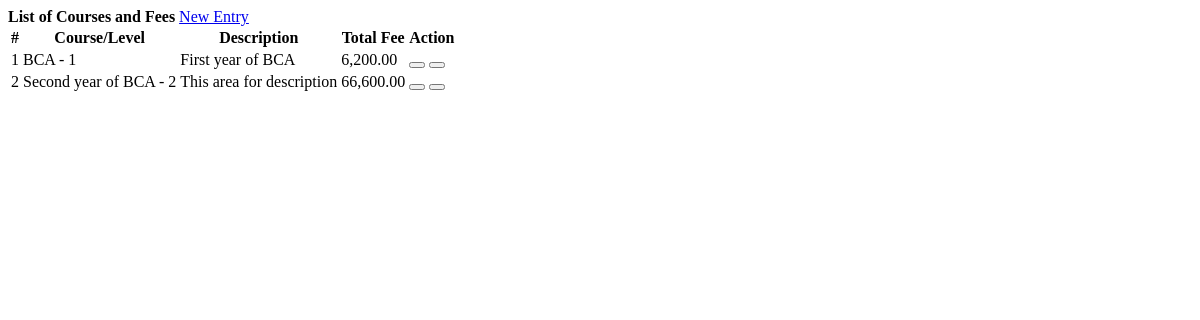
Page /click_fees/courses.php on the earlier database version.
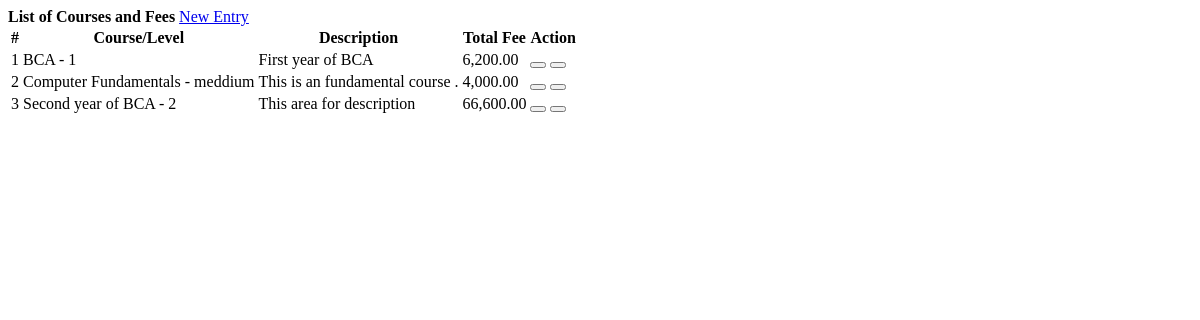
Same page on the later database version.
### tables this page shows
CREATE TABLE `courses` (
  `id` int(30) NOT NULL,
  `course` varchar(100) NOT NULL,
  `description` text NOT NULL,
  `level` varchar(150) NOT NULL,
  `total_amount` float NOT NULL,
  `date_created` datetime NOT NULL DEFAULT current_timestamp()
);

### click_fees/courses.php (the view, shortened to what this page needs)
<?php include('db_connect.php');?>
<div class="container-fluid">
	<div class="col-lg-12">
		<div class="row">
			<div class="col-md-12">
				<div class="card">
					<div class="card-header">
						<b>List of Courses and Fees</b>
						<span class="float:right"><a class="btn btn-primary col-sm-6 col-md-2 float-right" href="javascript:void(0)" id="new_course">
					<i class="fa fa-plus"></i> New Entry
				</a></span>
					</div>
					<div class="card-body">
						<table class="table table-condensed table-bordered table-hover">
							<thead>
								<tr>
									<th class="text-center">#</th>
									<th class="">Course/Level</th>
									<th class="">Description</th>
									<th class="">Total Fee</th>
									<th class="text-center">Action</th>
								</tr>
							</thead>
							<tbody>
								<?php
								$i = 1;
								$course = $conn->query("SELECT * FROM courses  order by course asc ");
								while($row=$course->fetch_assoc()):
								?>
								<tr>
									<td class="text-center"><?php echo $i++ ?></td>
									<td>
										<?php echo $row['course'] . " - " . $row['level'] ?>
									</td>
									<td class="">
										 <p><?php echo $row['description'] ?></p>
									</td>
									<td class="text-right">
									 <?php echo number_format($row['total_amount'],2) ?>
									</td>
									<td class="text-center">
										<button class="btn btn-primary edit_course" type="button" data-id="<?php echo $row['id'] ?>" ><i class="fa fa-edit"></i></button>
										<button class="btn btn-danger delete_course" type="button" data-id="<?php echo $row['id'] ?>"><i class="fa fa-trash-alt"></i></button>
									</td>
								</tr>
								<?php endwhile; ?>
							</tbody>
						</table>
					</div>
				</div>
			</div>
		</div>
	</div>
</div>

Differences in the rows shown:
added courses: course "Computer Fundamentals", level "meddium", description "This is an fundamental course .", total_amount "4,000.00"
